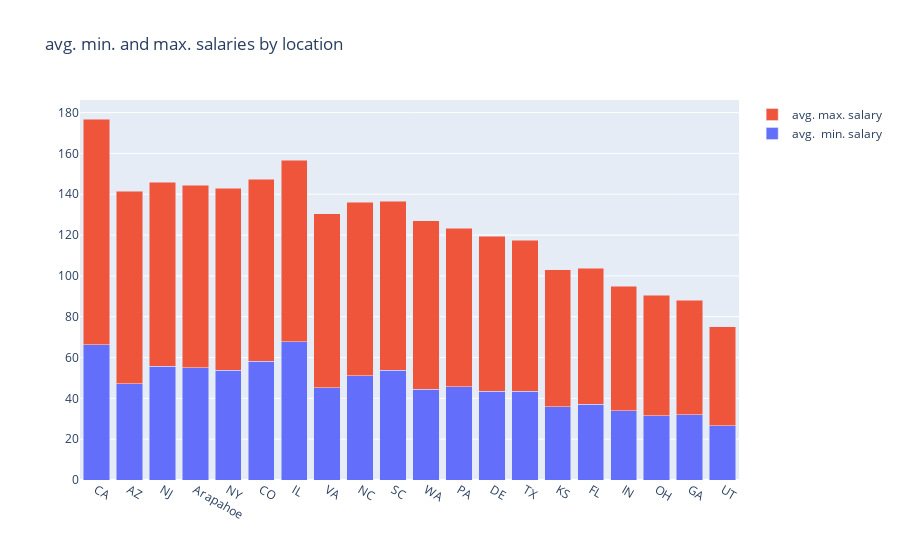

Notebook code cell kept with this figure:
### Code cell
fig=go.Figure()
fig.add_trace(go.Bar(x=sal_by_loc.index,y=sal_by_loc['min. salary'],name='avg.  min. salary'))
fig.add_trace(go.Bar(x=sal_by_loc.index,y=sal_by_loc['max. salary'],name='avg. max. salary'))
fig.update_layout(title='avg. min. and max. salaries by location',barmode='stack')

### Figure 1 — Plotly figure (JSON) as saved in the notebook; plotly's stock layout.template omitted (floating-point values rounded to 4 significant figures)
{"data": [{"name": "avg.  min. salary", "type": "bar", "x": ["CA", "AZ", "NJ", "Arapahoe", "NY", "CO", "IL", "VA", "NC", "SC", "WA", "PA", "DE", "TX", "KS", "FL", "IN", "OH", "GA", "UT"], "y": [66.31, 47.08, 55.77, 55, 53.8, 58.22, 67.79, 45.25, 50.97, 53.67, 44.35, 45.63, 43.55, 43.39, 36, 37.04, 34, 31.6, 32, 26.61]}, {"name": "avg. max. salary", "type": "bar", "x": ["CA", "AZ", "NJ", "Arapahoe", "NY", "CO", "IL", "VA", "NC", "SC", "WA", "PA", "DE", "TX", "KS", "FL", "IN", "OH", "GA", "UT"], "y": [110.6, 94.49, 90.23, 89.5, 89.03, 89.02, 88.83, 85.12, 85.08, 83, 82.76, 77.82, 75.91, 74.12, 67, 66.67, 61, 58.8, 56, 48.45]}], "layout": {"barmode": "stack", "title": {"text": "avg. min. and max. salaries by location"}}}
